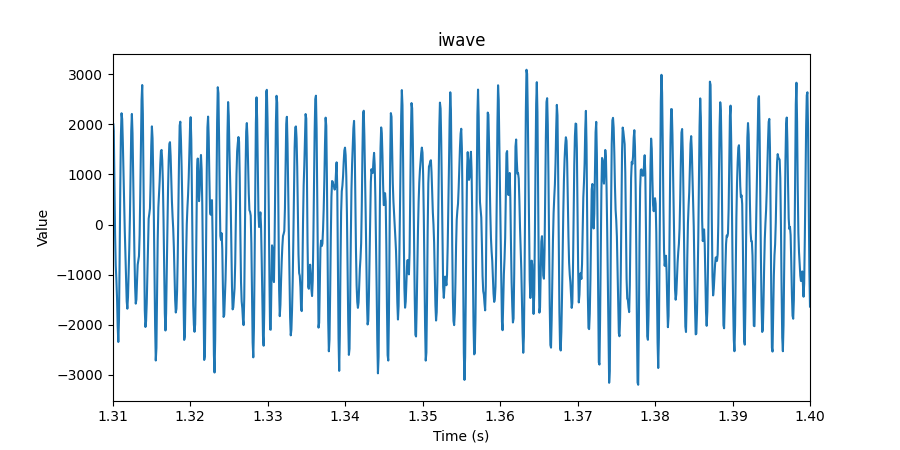

Recreate this plot in Python.
import matplotlib.pyplot as plt

fig = plt.figure(figsize=(9,4.5))

start = 1.31
end = 1.40

x_array = []
y_array = []
with open('iwave.dat', 'r') as data_file:
    for line in data_file.readlines():
        split_line = line.split()

        # convert from samples to seconds (FST4 uses 12000 samples/sec)
        x = int(split_line[0])/12000

        # this signal is complex, just look at the real part
        y = int(split_line[1])

        # only go from start to end
        if x >= start:
            #print(x, y)
            x_array.append(x)
            y_array.append(y)
        if x >= end:
            break

plt.plot(x_array, y_array)

plt.xlim([start, end])
plt.title("iwave")
plt.xlabel("Time (s)")
plt.ylabel("Value")
plt.savefig('iwave.png')
plt.close(fig)
